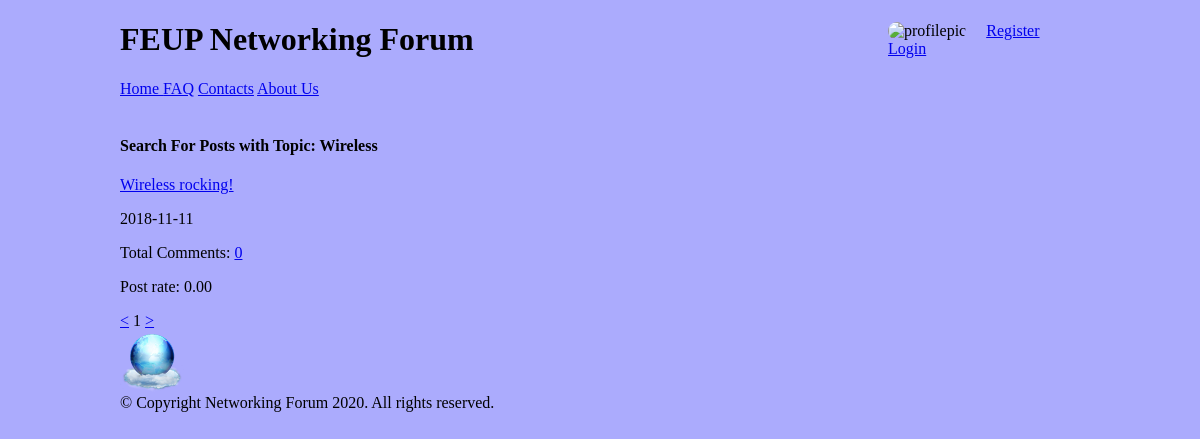
Page /php/list_by_topic.php?topic=Wireless on the committed database.
### tables this page shows
CREATE TABLE forumpost (
    postid integer PRIMARY KEY AUTOINCREMENT,
    posttitle text NOT NULL,
    content text CHECK(LENGTH(content)>= 0 AND LENGTH(content)<20000),
    username text REFERENCES user, 
    published INTEGER, 
    topic text REFERENCES topic, 
    postrate integer CHECK(postrate>=0 AND postrate <=5)
    );

### php/list_by_topic.php (called while the page is built, shortened)
<?php
    require_once("../database/init.php");
    require_once("../database/posts.php");
    require_once("../database/comments.php");
    include_once("../templates/homepage_section/header_pagina_inicial_tpl.php");
    $topic = $_GET["topic"];
    $n_posts = getNumberOfPostsByTopic($topic);
    $n_pages = ceil($n_posts/2);
    if(isset($_GET["page"])){
      $page = $_GET["page"];
        if($page < 1){
          $page = 1;
        }
        if($page > $n_pages){
          $page = $n_pages;
        }
    } else{
        $page = 1;
    }
    $articles = getPostsByTopic($topic, $page);
    include_once("../templates/homepage_section/list_by_topic_tpl.php");
    include_once("../templates/static_sections/footer_tpl.php");
 ?>

### database/posts.php (called while the page is built, shortened)
<?php
function getPostsByTopic($topic, $page)
{
  global $dbh;
  $stmt = $dbh->prepare('SELECT postid, posttitle,content,topic, published, postrate FROM forumpost
                          WHERE topic = ? ORDER BY published DESC LIMIT ? OFFSET ?');
  $stmt->execute(array($topic, 2, ($page-1)*2));
  return $stmt->fetchAll();
}

### database/comments.php (called while the page is built, shortened)
<?php
  function getTotalOfCommentsOnPost($postid){
    global $dbh;
    $stmt = $dbh->prepare('SELECT COUNT(comment.postid) as numbOfComments FROM comment WHERE postid = ?');
    $stmt->execute(array($postid));
    return $stmt->fetchColumn();
  }
?>

### templates/homepage_section/list_by_topic_tpl.php (the view, shortened to what this page needs)
<section id="posts">
<article>
<aside id="related">
    <h1> Search For Posts with Topic: <?php echo $topic;?> </h1>
    <?php foreach ($articles as $article) { ?>
            <article>
                <a href="../php/post.php?postid=<?php echo $article['postid'] ?>"><?php echo $article['posttitle'] ?></a>
                <p class="date"><?= $article['published'] ;?></p>
                <?php $numbOfComments = getTotalOfCommentsOnPost($article['postid']); ?>
                <p>Total Comments: <a href="../php/post.php?postitle=<?php echo $article['posttitle'] ?>&postid=<?php echo $article['postid']?>">
                <?php echo $numbOfComments; ?></a>
                <p>Post rate: <?php echo number_format($article["postrate"], 2, '.', ''); ?></p>
    <?php  } ?>
</article>
</aside>
<div id="pagination">
      <a href="../php/list_by_topic.php?topic=<?php echo $topic;?>&page=<?php echo $page-1; ?>">&lt;</a>
        <?php echo $page ?>
      <a href="../php/list_by_topic.php?topic=<?php echo $topic;?>&page=<?php echo $page+1; ?>">&gt;</a>
</div>

### css/initialpage.css (style rules this page uses)
body { background-color: #ababfd; margin: 0 auto; width: 60em; display: grid; grid-template-columns: [start] 4fr [middle] 1fr [end]; grid-template-rows: [start] auto [topics] auto [posts] 1fr [footer] auto [end]; }
body > header h1 { font-family: garamond; }
aside { grid-column: middle; grid-row: topics/end; }
#posts { grid-column: start; }
body > header h1 { grid-column: 1; grid-row: 1; }

### rows in the picture
forumpost: posttitle "Wireless rocking!", published "2018-11-11", numbOfComments "0", postrate "0.00"

### other values in the picture
$topic "Wireless"
$page "1"
